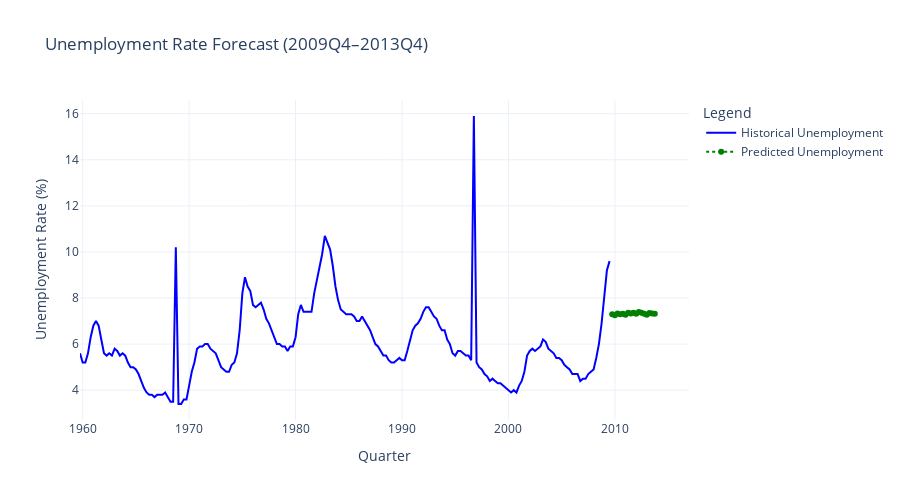

Source (notebook cell):
### Markdown cell above
Model trained on the full dataset and predictions on future dataset

### Code cell
predictions = rf_model.predict(X_future)

np.random.seed(42)
pred_samples = np.array([
    rf_model.predict(X_future) + np.random.normal(0, 0.2, len(X_future))
    for _ in range(100)
])

lower_bound = np.percentile(pred_samples, 2.5, axis=0)
upper_bound = np.percentile(pred_samples, 97.5, axis=0)

fig = go.Figure()

fig.add_trace(go.Scatter(
    x=ml_model_df.index,
    y=ml_model_df['unemp'],
    mode='lines',
    name='Historical Unemployment',
    line=dict(color='blue', width=2)
))

fig.add_trace(go.Scatter(
    x=X_future.index,
    y=predictions,
    mode='lines+markers',
    name='Predicted Unemployment',
    line=dict(color='green', width=2, dash='dot')
))


fig.update_layout(
    title='Unemployment Rate Forecast (2009Q4–2013Q4)',
    xaxis_title='Quarter',
    yaxis_title='Unemployment Rate (%)',
    legend_title='Legend',
    template='plotly_white',
    showlegend=True,
    width=900,
    height=500
)

fig.show()

### Figure 1 — Plotly figure (JSON) as saved in the notebook; plotly's stock layout.template omitted (floating-point values rounded to 4 significant figures; data arrays with more than 128 entries replaced by an {"elided": "..."} marker saying what was removed)
{"data": [{"line": {"color": "blue", "width": 2}, "mode": "lines", "name": "Historical Unemployment", "type": "scatter", "x": {"elided": "200 str values"}, "y": {"elided": "200 float values"}}, {"line": {"color": "green", "dash": "dot", "width": 2}, "mode": "lines+markers", "name": "Predicted Unemployment", "type": "scatter", "x": ["2009-10-01", "2010-01-01", "2010-04-01", "2010-07-01", "2010-10-01", "2011-01-01", "2011-04-01", "2011-07-01", "2011-10-01", "2012-01-01", "2012-04-01", "2012-07-01", "2012-10-01", "2013-01-01", "2013-04-01", "2013-07-01", "2013-10-01"], "y": [7.296, 7.256, 7.332, 7.3, 7.312, 7.274, 7.36, 7.332, 7.356, 7.313, 7.391, 7.356, 7.315, 7.272, 7.35, 7.333, 7.316]}], "layout": {"height": 500, "legend": {"title": {"text": "Legend"}}, "showlegend": true, "title": {"text": "Unemployment Rate Forecast (2009Q4–2013Q4)"}, "width": 900, "xaxis": {"title": {"text": "Quarter"}}, "yaxis": {"title": {"text": "Unemployment Rate (%)"}}}}
